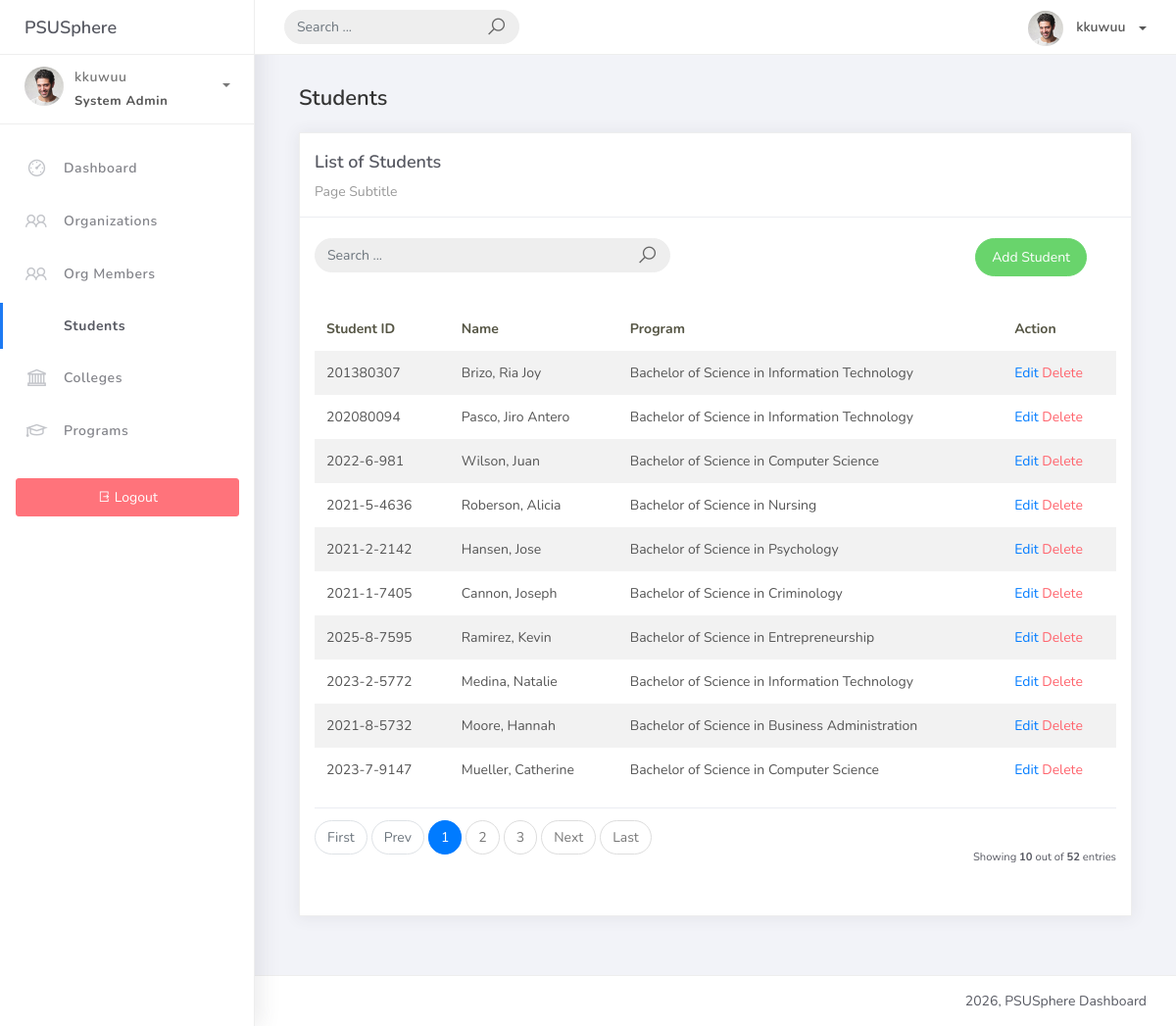
The page /student_list (signed in) on the database as committed earlier.
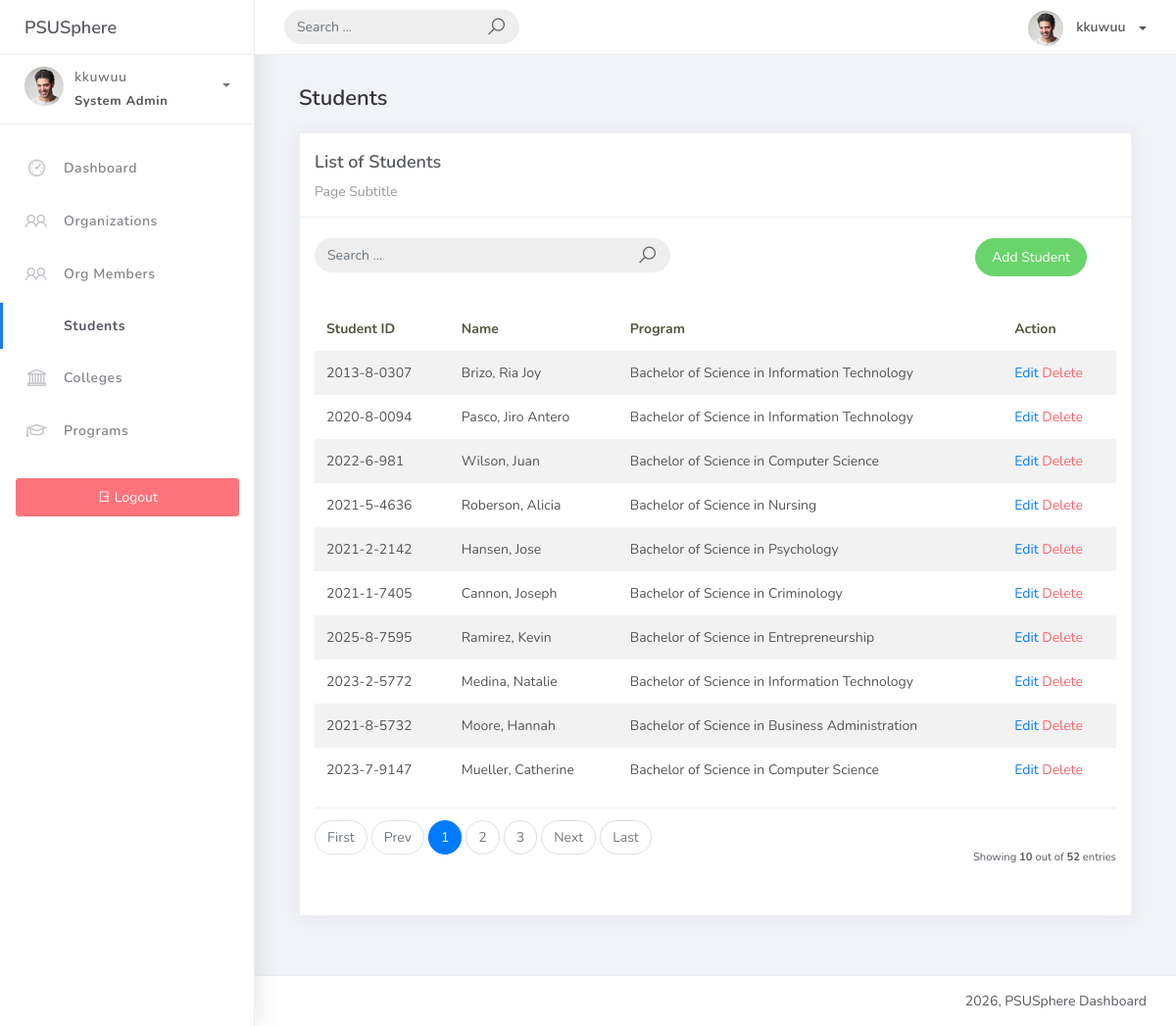
The same page on the database as committed later.
### studentorg/models.py (models this page shows, shortened)
class BaseModel(models.Model):
    reated_at = models.DateTimeField(auto_now_add=True, db_index=True)
    updated_at = models.DateTimeField(auto_now=True)
    class Meta:
        abstract = True

class Student(BaseModel):
    student_id = models.CharField(max_length=15)
    lastname = models.CharField(max_length=25)
    firstname = models.CharField(max_length=25)
    middlename = models.CharField(max_length=25, blank=True, null=True)
    program = models.ForeignKey(Program, on_delete=models.CASCADE)

class Program(BaseModel):
    prog_name = models.CharField(max_length = 150)
    college = models.ForeignKey(College, on_delete=models.CASCADE)
    def __str__(self):
        return self.prog_name

### studentorg/views.py (the view, shortened to what this page needs)
# urls.py: path('student_list', StudentList.as_view(), name='student-list'),
class StudentList(LoginRequiredMixin, ListView):
    model = Student
    context_object_name = 'student_list'
    template_name = 'student_list.html'
    paginate_by = 10
    def get_queryset(self):
        qs = super().get_queryset()
        q = self.request.GET.get('q')
        return qs

### templates/student_list.html
{% extends 'base.html' %} {% load static %} {% block content %}
<div class="container-fluid">
  <h4 class="page-title">Students</h4>
  <div class="row">
    <div class="col-md-12">
      <div class="card">
        <div class="card-header">
          <div class="card-title">List of Students</div>
          <div class="card-category">Page Subtitle</div>
        </div>
        <br />
        <div class="col-md-12 row">
          <div class="col-md-6">
            <form
              class="navbar-left navbar-form nav-search mr-md-3"
              action=""
              method="get"
            >
              <div class="input-group">
                <input
                  type="text"
                  name="q"
                  placeholder="Search ..."
                  class="form-control"
                  value="{{ request.GET.q }}"
                />
                <div class="input-group-append">
                  <span class="input-group-text">
                    <i class="la la-search search-icon"></i>
                  </span>
                </div>
              </div>
            </form>
          </div>
          <div class="col-md-6">
            <div class="pull-right">
              <a
                href="{% url 'student-add' %}"
                class="btn btn-success btn-rounded"
                >Add Student</a
              >
            </div>
          </div>
        </div>
        <div class="card-body">
          <table class="table table-striped mt-3">
            <thead>
              <tr>
                <th scope="col">Student ID</th>
                <th scope="col">Name</th>
                <th scope="col">Program</th>
                <th scope="col">Action</th>
              </tr>
            </thead>
            <tbody>
              {% for object in object_list %}
              <tr>
                <td>{{ object.student_id }}</td>
                <td>{{ object.lastname }}, {{ object.firstname }}</td>
                <td>{{ object.program }}</td>
                <td>
                  <a href="{% url 'student-update' object.id %}">Edit</a>
                  <a
                    href="{% url 'student-delete' object.id %}"
                    class="text-danger"
                    >Delete</a
                  >
                </td>
              </tr>
              {% empty %}
              <tr>
                <td colspan="4" style="text-align: center">
                  <p class="text-sm font-weight-bold mb-0">No Records Found</p>
                </td>
              </tr>
              {% endfor %}
            </tbody>
          </table>
          {% include 'pagination.html' %}
        </div>
      </div>
    </div>
  </div>
</div>
{% endblock %}

Rows that differ between the two databases and show on the page:
changed Student "Brizo": student_id "201380307" → "2013-8-0307"
changed Student "Pasco": student_id "202080094" → "2020-8-0094"
